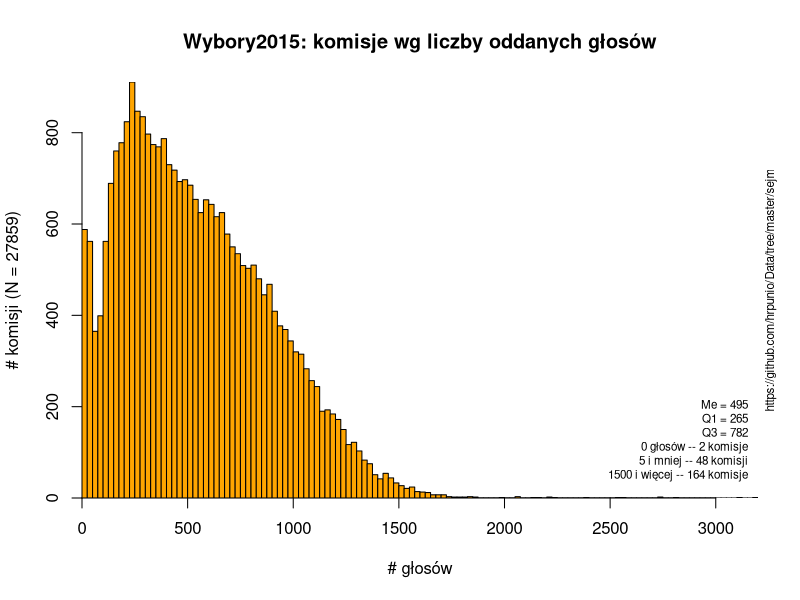

Write R code to recreate this figure.
komisje <- read.csv("komisje_glosy_razem.csv", sep = ';',  header=T, na.string="NA");
str(komisje);

hist(komisje$glosy, breaks=seq(0, 3200, by=25),
       freq=TRUE,col="orange",main="Wybory2015: komisje wg liczby oddanych głosów",
       xlab="# głosów",ylab="# komisji (N = 27859)",yaxs="i",xaxs="i")

mtext(text="https://github.com/hrpunio/Data/tree/master/sejm", 4, cex=0.7)
text(3200,100, "Me = 495\nQ1 = 265\nQ3 = 782\n0 głosów -- 2 komisje\n5 i mniej -- 48 komisji\n1500 i więcej -- 164 komisje", 2, cex=0.7,  adj=c(0,0));

##
fivenum(komisje$glosy);
##
quantile(komisje$glosy, c(.10));
quantile(komisje$glosy, c(.05));
quantile(komisje$glosy, c(.90));

